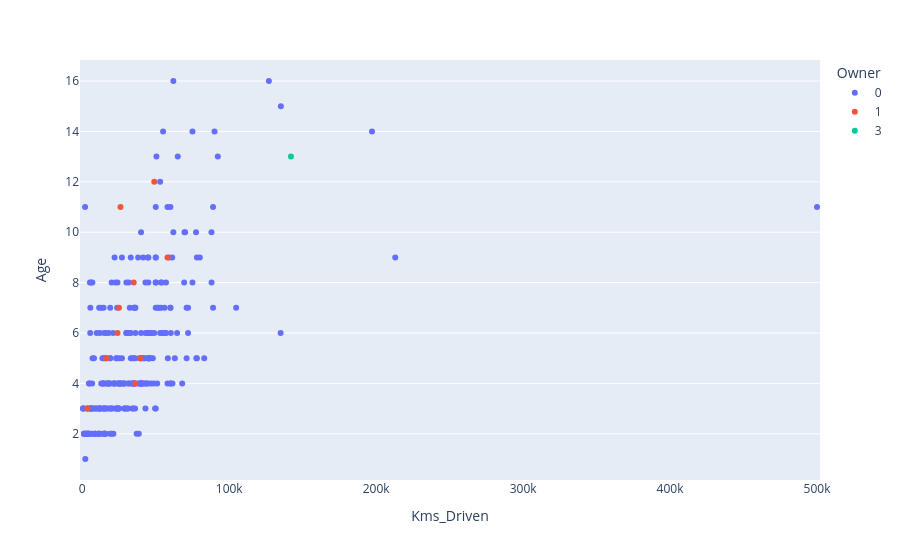

The notebook cell saved with this chart:
### Markdown cell above
### Kilometers Driven VS Vehicle Age

### Code cell
#Kms_Driven_Vs_Age
#Colored_by_Owner

fig = px.strip(df, x='Kms_Driven', y='Age', color='Owner')
fig.show()

### Figure 1 — Plotly figure (JSON) as saved in the notebook; plotly's stock layout.template omitted (floating-point values rounded to 4 significant figures; data arrays with more than 128 entries replaced by an {"elided": "..."} marker saying what was removed)
{"data": [{"alignmentgroup": "True", "boxpoints": "all", "fillcolor": "rgba(255,255,255,0)", "hoveron": "points", "hovertemplate": "Owner=0<br>Kms_Driven=%{x}<br>Age=%{y}<extra></extra>", "legendgroup": "0", "line": {"color": "rgba(255,255,255,0)"}, "marker": {"color": "#636efa"}, "name": "0", "offsetgroup": "0", "orientation": "v", "pointpos": 0, "showlegend": true, "type": "box", "x": {"elided": "288 int values"}, "x0": " ", "xaxis": "x", "y": {"elided": "288 int values"}, "y0": " ", "yaxis": "y"}, {"alignmentgroup": "True", "boxpoints": "all", "fillcolor": "rgba(255,255,255,0)", "hoveron": "points", "hovertemplate": "Owner=1<br>Kms_Driven=%{x}<br>Age=%{y}<extra></extra>", "legendgroup": "1", "line": {"color": "rgba(255,255,255,0)"}, "marker": {"color": "#EF553B"}, "name": "1", "offsetgroup": "1", "orientation": "v", "pointpos": 0, "showlegend": true, "type": "box", "x": [39485, 16500, 26000, 25000, 49000, 24000, 35000, 58000, 3493, 35866], "x0": " ", "xaxis": "x", "y": [5, 5, 11, 7, 12, 6, 8, 9, 3, 4], "y0": " ", "yaxis": "y"}, {"alignmentgroup": "True", "boxpoints": "all", "fillcolor": "rgba(255,255,255,0)", "hoveron": "points", "hovertemplate": "Owner=3<br>Kms_Driven=%{x}<br>Age=%{y}<extra></extra>", "legendgroup": "3", "line": {"color": "rgba(255,255,255,0)"}, "marker": {"color": "#00cc96"}, "name": "3", "offsetgroup": "3", "orientation": "v", "pointpos": 0, "showlegend": true, "type": "box", "x": [142000], "x0": " ", "xaxis": "x", "y": [13], "y0": " ", "yaxis": "y"}], "layout": {"boxmode": "group", "legend": {"title": {"text": "Owner"}, "tracegroupgap": 0}, "margin": {"t": 60}, "xaxis": {"anchor": "y", "domain": [0, 1], "title": {"text": "Kms_Driven"}}, "yaxis": {"anchor": "x", "domain": [0, 1], "title": {"text": "Age"}}}}
